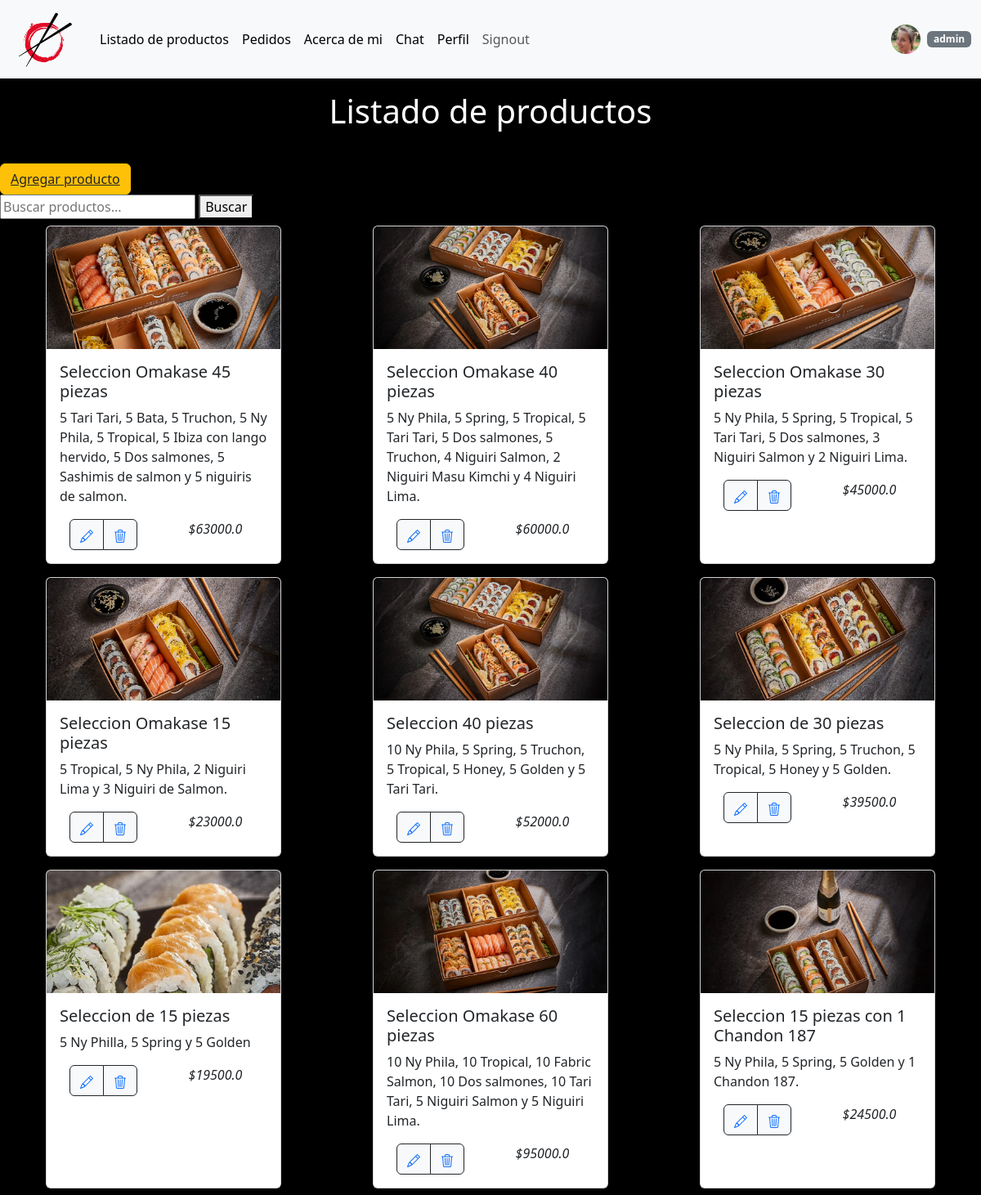
Screenshot of /products/ (signed in) with the database file from the repository.
### core/models.py (models this page shows, shortened)
class UserInfo(models.Model):
    user = models.OneToOneField(User, on_delete=models.CASCADE)
    avatar = models.ImageField(upload_to='avatares', null=True, blank=True)
    birthDate = models.DateField(null=True)

class Product(models.Model):
    creation_date = models.DateTimeField(auto_now_add=True)
    picture = models.ImageField(upload_to='products', null=True)
    title = models.CharField(max_length=50)
    description = models.CharField(max_length=200)
    price = models.FloatField(default=0)
    stock = models.IntegerField(default=0)

### core/views.py (the view)
# urls.py: path('products/', views.products, name='products'),
@login_required(login_url='core:my-login')
def products(request):
    try:
        query = request.GET.get('query')  # Tomamos el parámetro de la URL
        if query:
            all_products = Product.objects.filter(
                Q(title__icontains=query) | Q(description__icontains=query)
            )
        else:
            all_products = Product.objects.all()  # Mostrar todos los productos si no hay búsqueda
        cart_opened = Purchase.objects.filter(user=request.user, status="Para cargar").exists()
        if cart_opened == True:
            cart = Purchase.objects.filter(user=request.user, status="Para cargar").first()
            prods_qty = cart.products.count()
        else:
            prods_qty=0
        context = {'products': all_products, 'prods_qty':prods_qty, 'cart_opened': cart_opened}
        return render(request, 'core/products.html', context=context)
    except:
        return render(request, 'core/index.html')

### templates/core/products.html (shortened to what this page needs)
{% extends 'core/base.html' %}
{% load static %}
{% block content %}
<body class="bg-black">
    <h1 class="text-white text-center fw-lighter m-3">Listado de productos</h1>
    {% if user.is_superuser %}
    <br>
      <button type="button" class="btn btn-warning text-dark">
        <a class="text-dark" href="{% url 'core:add_product' %}">Agregar producto</a>
      </button>
    <br>
      {% endif %}
    <form action="{% url 'core:products' %}" method="get">
      <input type="text" name="query" placeholder="Buscar productos..." value="{{ query|default:'' }}">
      <button type="submit">Buscar</button>
    </form>
    {% if products %}
    <div class="d-flex flex-wrap justify-content-around">
      {% for product in products %}
        <div class="card m-2" style="width: 18rem;">
          <img src="{{product.picture.url}}" class="card-img-top" alt="{{product.picture}}" style="width: 100%; height: 150px; object-fit: cover;">
          <div class="card-body">
            <h5 class="card-title">{{product.title}}</h5>
            <p class="card-text">{{product.description}}</p>
            <div class="container-fluid text-center">
              <div class="row justify-content-center">
                      <div class="col">
                        <form action="{% url 'core:add_product_to_cart' %}" method="post">
                          {% if user.is_superuser %}
                          <div class="input-group">
                            <button type="button" class="btn btn-outline-dark bg-light">
                              <a href="{% url 'core:update_product' product.id %}">
                              </a>
                            </button>
                            <button type="button" class="btn btn-outline-dark bg-light">
                              <a href="{% url 'core:delete_product' product.id %}">
                              </a>
                            </button>
                          </div>
                          {% else %}
                          <div class="input-group">
                            <input type="hidden" name="product_id" value="{{ product.id }}">
                            <input type="number" class="form-control" id="qty_selected" name="qty_selected" value=0>
                            <button class="btn btn-outline-secondary" type="submit">+</button>
                          </div>
                          {% endif %}
                        </form>
                      </div>
                      <div class="col">
                        <span class="fst-italic mt-3">${{product.price}}</span>
                      </div>
              </div>
            </div>
          </div>
        </div>
      {% endfor %}
    </div>
    {% else %}
    <p class="text-white">No se encontraron productos.</p>
    {% endif %}
</body>
{% endblock %}

### templates/core/base.html (shortened to what this page needs)
{% load static %}
<!DOCTYPE html>
<html lang="en">
    <head>
        <link rel="stylesheet" type="text/css" href="{% static 'css/styles.css' %}">
        <link href="https://cdn.jsdelivr.net/npm/bootstrap@5.3.3/dist/css/bootstrap.min.css" rel="stylesheet">
        <link href="https://maxcdn.bootstrapcdn.com/font-awesome/4.7.0/css/font-awesome.min.css" rel="stylesheet" />
    </head>
    <body>
        {% include 'core/navbar.html' %}
        {% block content %}
        {% endblock %}
    </body>
</html>

### templates/core/navbar.html (shortened to what this page needs)
{% load static %}
{% block content %}
<nav class="navbar navbar-expand-lg bg-body-tertiary">
    <div class="container-fluid">
      <a class="navbar-brand" href="{% url 'core:home' %}"><img src="{% static 'images/logo2.png' %}" alt="" class="rounded mx-2" width="70px"></a>
      <div class="collapse navbar-collapse" id="navbarSupportedContent">
        <ul class="navbar-nav me-auto mb-2 mb-lg-0">
          {% if user.is_authenticated %}
            <li class="nav-item">
              <a class="nav-link active" href="{% url 'core:products' %}">Listado de productos</a>
            </li>
            {% if not user.is_superuser %}
            <li class="nav-item">
              <a class="nav-link active" aria-current="page" href="{% url 'core:cart' %}">Mis pedidos</a>
            </li>
            {% else %}
            <li class="nav-item">
              <a class="nav-link active" aria-current="page" href="{% url 'core:requests' %}">Pedidos</a>
            </li>
            {% endif %}
            {% if user.is_superuser %}
            <li class="nav-item">
              <a class="nav-link active" aria-current="page" href="{% url 'core:aboutMe' %}">Acerca de mi</a>
            </li>
            {% endif %}
          {% endif %}
          {% if user.is_authenticated %}
          <li class="nav-item">
            <a class="nav-link active" href="{% url 'mensajeria:chat' %}">Chat</a>
          </li>
          <li class="nav-item">
            <a class="nav-link active" aria-current="page" href="{% url 'core:profile' %}">Perfil</a>
          </li>
          <li class="nav-item">
            <form action={% url 'core:user-logout' %} method="post">
              <button class="nav-link">Signout</button>
            </form>
          </li>
          {% endif %}
        </ul>
        {% if user.is_authenticated %}
        <img class="avatar avatar-xs mx-2" src="{{request.user.userinfo.avatar.url}}" alt="...">
        <span class="badge text-bg-secondary">{{request.user}}</span>
        {% endif%}
      </div>
    </div>
  </nav>
  {% endblock %}

### static/css/styles.css (style rules this page uses)
.card { border: 0; border-radius: 0px; margin-bottom: 10px; -webkit-box-shadow: 0 2px 3px rgba(0,0,0,0.03); box-shadow: 0 2px 3px rgba(0,0,0,0.03); -webkit-transition: .5s; transition: .5s; }
.avatar { position: relative; display: inline-block; width: 36px; height: 36px; line-height: 36px; text-align: center; border-radius: 100%; background-color: #f5f6f7; color: #8b95a5; text-transform: uppercase; }
button, input, optgroup, select, textarea { font-family: Roboto,sans-serif; font-weight: 300; }

### rows the page displays
Product: picture (picture), title "Seleccion Omakase 45 piezas", description "5 Tari Tari, 5 Bata, 5 Truchon, 5 Ny Phila, 5 Tropical, 5 Ibiza con lango hervido, 5 Dos salmones, 5 Sashimis de salmon y 5 niguiris de salmon.", price "63000.0"
Product: picture (picture), title "Seleccion Omakase 40 piezas", description "5 Ny Phila, 5 Spring, 5 Tropical, 5 Tari Tari, 5 Dos salmones, 5 Truchon, 4 Niguiri Salmon, 2 Niguiri Masu Kimchi y 4 Niguiri Lima.", price "60000.0"
Product: picture (picture), title "Seleccion Omakase 30 piezas", description "5 Ny Phila, 5 Spring, 5 Tropical, 5 Tari Tari, 5 Dos salmones, 3 Niguiri Salmon y 2 Niguiri Lima.", price "45000.0"
Product: picture (picture), title "Seleccion Omakase 15 piezas", description "5 Tropical, 5 Ny Phila, 2 Niguiri Lima y 3 Niguiri de Salmon.", price "23000.0"
Product: picture (picture), title "Seleccion 40 piezas", description "10 Ny Phila, 5 Spring, 5 Truchon, 5 Tropical, 5 Honey, 5 Golden y 5 Tari Tari.", price "52000.0"
Product: picture (picture), title "Seleccion de 30 piezas", description "5 Ny Phila, 5 Spring, 5 Truchon, 5 Tropical, 5 Honey y 5 Golden.", price "39500.0"
Product: picture (picture), title "Seleccion de 15 piezas", description "5 Ny Philla, 5 Spring y 5 Golden", price "19500.0"
Product: picture (picture), title "Seleccion Omakase 60 piezas", description "10 Ny Phila, 10 Tropical, 10 Fabric Salmon, 10 Dos salmones, 10 Tari Tari, 5 Niguiri Salmon y 5 Niguiri Lima.", price "95000.0"
Product: picture (picture), title "Seleccion 15 piezas con 1 Chandon 187", description "5 Ny Phila, 5 Spring, 5 Golden y 1 Chandon 187.", price "24500.0"

### other values shown
{{ request.user }} "admin"
